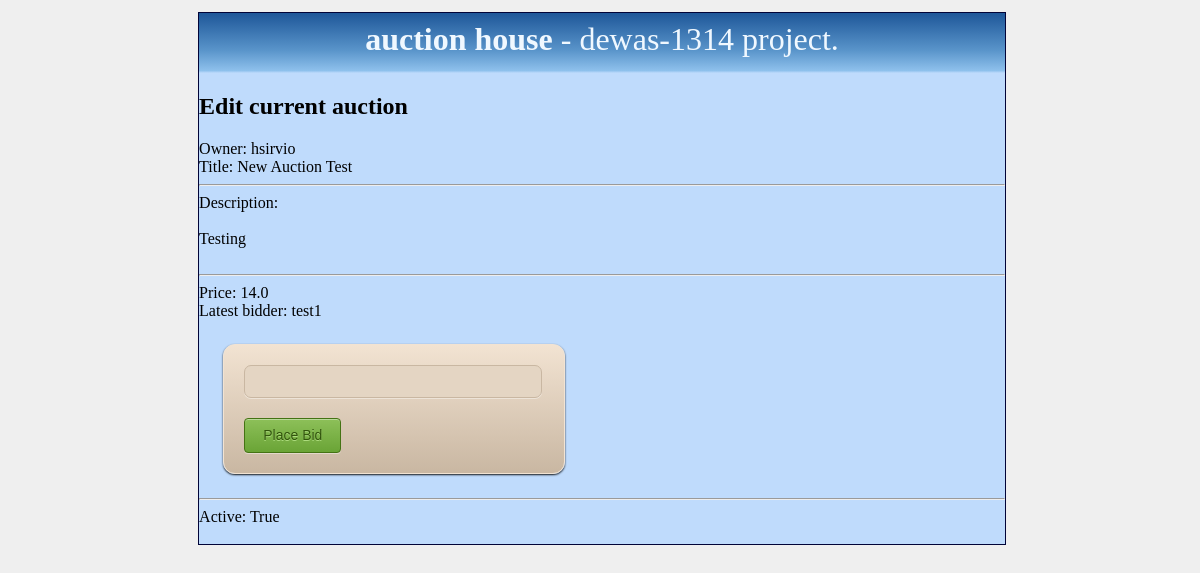
Page /auction/1 on the committed database.
### AuctionApp/models.py (models this page shows)
class Auction(models.Model):
    id = models.AutoField(primary_key=True)
    ownerid = models.ForeignKey(User, related_name="created")
    starttime = models.DateTimeField(default=datetime.utcnow(), blank=True)
    endtime = models.DateTimeField(default=timezone.now(), blank=True)
    title = models.CharField(max_length=30, default="New Auction")
    content = models.TextField()
    version = models.PositiveIntegerField(default=0)
    min_price = models.FloatField(default=0.00)
    is_active = models.BooleanField(default=False)
    is_locked = models.BooleanField(default=False)
    latest_bid_by = models.ForeignKey(User, related_name="bids")

### AuctionApp/views.py (the view)
def show_auction(request, auction_id):
    try:
        auction = Auction.objects.get(id=auction_id)
        if request.method == "POST" and auction.is_active:
            place_bid(request, auction)
    except:
        messages.error(request, 'An error has occured.')
        return HttpResponse('Could not display auction')
    return render(request, "show_auction.html", {'auction': auction, 'user': request.user})

### templates/show_auction.html (shortened to what this page needs)
{% include "head.html" %}
{% include "body.html" %}
<article>
	<div id="content">
		<h1>Edit current auction<br></h1>
		Owner: {{ auction.ownerid.username }}<br>
		Title: {{ auction.title }}<br>
		<hr>
		Description: <br><br>
		{{ auction.content }}<br><br>
		<hr>
		Price: {{ auction.min_price }}<br>
		Latest bidder:
		{% if auction.latest_bid_by != auction.ownerid %}
			{{ auction.latest_bid_by }}
		{% endif %}
		<br>
		<form action="/auction/{{ auction.id }}/" class="form-container" method="post">
			<input class="form-field" step="0.01" type="number" name="bidfield">
			<input class="submit-button" type="submit" name="bidbutton" value="Place Bid">
		</form>
		<hr>
		Active: {{ auction.is_active }}<br><br>
	</div>
</article>
{% include "footer.html" %}

### static/style.css (style rules this page uses)
body { width: 99%; height: 99%; background-color: #EFEFEF; }
.form-container { margin: 3% 3% 3% 3%; border: 1px solid #f2e3d2; background: #c9b7a2; background: -webkit-gradient(linear, left top, left bottom, from(#f2e3d2), to(#c9b7a2)); background: -webkit-linear-gradient(top, #f2e3d2, #c9b7a2); background: -moz-linear-gradient(top, #f2e3d2, #c9b7a2); background: -ms-linear-gradient(top, #f2e3d2, #c9b7a2); background: -o-linear-gradient(top, #f2e3d2, #c9b7a2); background-image: -ms-linear-gradient(top, #f2e3d2 0%, #c9b7a2 100%); -webkit-border-radius: 12px; -moz-border-radius: 12px; border-radius: 12px; -webkit-box-shadow: rgba(000, 000, 000, 0.9) 0 1px 2px, inset rgba(255, 255, 255, 0.4) 0 0px 0; -moz-box-shadow: rgba(000, 000, 000, 0.9) 0 1px 2px, inset rgba(255, 255, 255, 0.4) 0 0px 0; box-shadow: rgba(000, 000, 000, 0.9) 0 1px 2px, inset rgba(255, 255, 255, 0.4) 0 0px 0; font-family: 'Helvetica Neue', Helvetica, sans-serif; text-decoration: none; vertical-align: middle; min-width: 300px; padding: 20px; width: 300px; }
.form-field { border: 1px solid #c9b7a2; background: #e4d5c3; -webkit-border-radius: 7px; -moz-border-radius: 7px; border-radius: 7px; color: #c9b7a2; -webkit-box-shadow: rgba(255, 255, 255, 0.4) 0 1px 0, inset rgba(000, 000, 000, 0.7) 0 0px 0px; -moz-box-shadow: rgba(255, 255, 255, 0.4) 0 1px 0, inset rgba(000, 000, 000, 0.7) 0 0px 0px; box-shadow: rgba(255, 255, 255, 0.4) 0 1px 0, inset rgba(000, 000, 000, 0.7) 0 0px 0px; padding: 8px; margin-bottom: 20px; width: 280px; }

### rows in the picture
Auction: ownerid.username "hsirvio", title "New Auction Test", content "Testing", min_price "14.0", latest_bid_by "test1", is_active "True"
